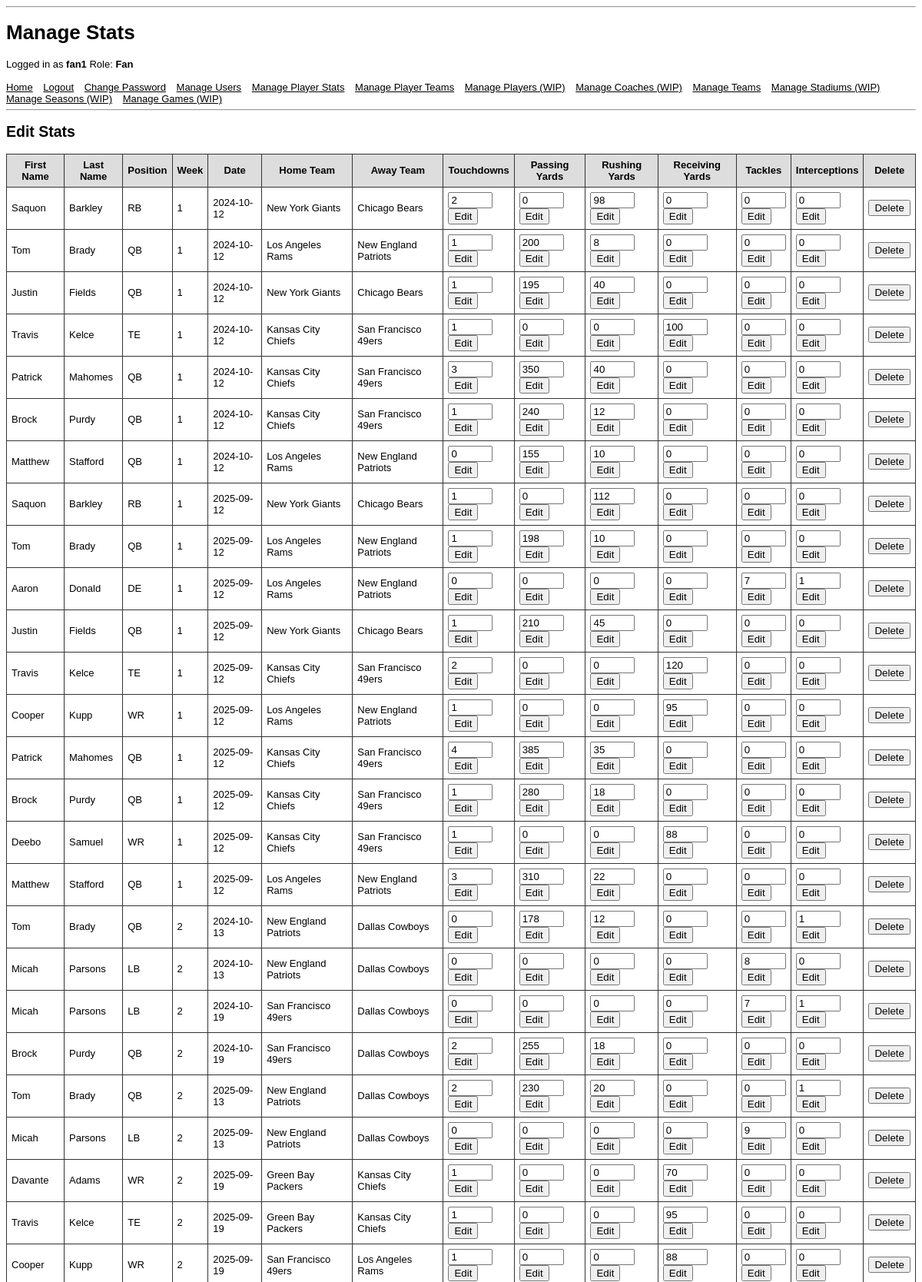
Screenshot of /manage_player_stats_page.php (signed in, upper part) with the database file from the repository.
### tables this page shows
CREATE TABLE Stat (
    stat_id         INT UNSIGNED PRIMARY KEY AUTO_INCREMENT,
    player_id       INT UNSIGNED NOT NULL,
    game_id         INT UNSIGNED NOT NULL,
    touchdowns      INT UNSIGNED DEFAULT 0,
    passing_yards   INT UNSIGNED DEFAULT 0,
    rushing_yards   INT UNSIGNED DEFAULT 0,
    receiving_yards INT UNSIGNED DEFAULT 0,
    tackles         INT UNSIGNED DEFAULT 0,
    interceptions   INT UNSIGNED DEFAULT 0,

    FOREIGN KEY (player_id)
        REFERENCES Player(player_id)
        ON DELETE CASCADE,

    FOREIGN KEY (game_id)
        REFERENCES Game(game_id)
        ON DELETE CASCADE,

    UNIQUE (player_id, game_id)
);

CREATE TABLE Player (
    player_id  INT UNSIGNED PRIMARY KEY AUTO_INCREMENT,
    user_id    INT UNSIGNED,
    first_name VARCHAR(100) NOT NULL,
    last_name  VARCHAR(100) NOT NULL,
    position   VARCHAR(5)   NOT NULL,
    status     VARCHAR(10)  NOT NULL,

    FOREIGN KEY (user_id)
        REFERENCES UserAccount(user_id)
        ON DELETE CASCADE
);

CREATE TABLE Game (
    game_id      INT UNSIGNED PRIMARY KEY AUTO_INCREMENT,
    season_id    INT UNSIGNED NOT NULL,
    home_team_id INT UNSIGNED NOT NULL,
    away_team_id INT UNSIGNED NOT NULL,
    stadium_id   INT UNSIGNED,
    week         INT UNSIGNED,
    date         DATE NOT NULL,
    home_score   INT UNSIGNED NOT NULL,
    away_score   INT UNSIGNED NOT NULL,

    FOREIGN KEY (season_id)
        REFERENCES Season(season_id)
        ON DELETE RESTRICT,

    FOREIGN KEY (home_team_id)
        REFERENCES Team(team_id)
        ON DELETE RESTRICT,

    FOREIGN KEY (away_team_id)
        REFERENCES Team(team_id)
        ON DELETE RESTRICT,

    FOREIGN KEY (stadium_id)
        REFERENCES Stadium(stadium_id)
        ON DELETE SET NULL,

    CHECK (home_team_id != away_team_id)
);

CREATE TABLE Team (
    team_id    INT UNSIGNED PRIMARY KEY AUTO_INCREMENT,
    stadium_id INT UNSIGNED,
    name       VARCHAR(100) NOT NULL,
    city       VARCHAR(100) NOT NULL,
    conference VARCHAR(3)   NOT NULL,    
    division   VARCHAR(5)   NOT NULL,    

    FOREIGN KEY (stadium_id)
        REFERENCES Stadium(stadium_id)
        ON DELETE SET NULL
);

### manage_player_stats_page.php (the view, shortened to what this page needs)
<?php
    require_once('StartSession.php');
    require_once('html_components.php');
    require_once('helpers.php');
    display_edit_stats();
    function display_edit_stats() {
        echo "<h2>Edit Stats</h2>";
        $query = "
            SELECT
                p.first_name,
                p.last_name,
                p.position,
                g.week,
                g.date,
                home.name AS home_team,
                away.name AS away_team,
                s.touchdowns,
                s.passing_yards,
                s.rushing_yards,
                s.receiving_yards,
                s.tackles,
                s.interceptions,
                s.stat_id
            FROM Stat s
            JOIN Game g
                ON s.game_id = g.game_id
            JOIN Player p
                ON s.player_id = p.player_id
            JOIN Team home
                ON g.home_team_id = home.team_id
            JOIN Team away
                ON g.away_team_id = away.team_id
            ORDER BY g.week, g.date, p.last_name ASC
        ";
        global $db;
        $result = query_with_perms($db, $query);
        echo "<table>";
        $headers = [
            'First Name', 'Last Name',
            'Position', 'Week', 'Date',
            'Home Team', 'Away Team', 'Touchdowns',
            'Passing Yards', 'Rushing Yards',
            'Receiving Yards',' Tackles',
            'Interceptions'
        ];
        echo "<tr>";
        foreach ($headers as $header) {
            echo "<th>$header</th>";
        }
        echo "<th>Delete</th>";
        echo "</tr>";
        while ($stat = $result->fetch_assoc()) {
            echo "<tr>";
            $fields = ['first_name', 'last_name', 'position', 'week', 'date', 'home_team', 'away_team'];
            foreach ($fields as $field) {
                $val = sanitize_str($stat[$field]);
                echo "<td>$val</td>";
            }
            $fields = ['touchdowns', 'passing_yards', 'rushing_yards', 'receiving_yards', 'tackles', 'interceptions'];
            $stat_id = intval($stat['stat_id']);
            foreach ($fields as $field) {
                $val = intval($stat[$field]);
                echo "<td>
                        <form method='post' action='edit_stat.php'>
                            <input type='hidden' name='edit_stat_id' value='$stat_id'>
                            <input type='hidden' name='edit_stat_field' value='$field'>
                            <input type='number' name='edit_stat_value' value='$val' min='0' style='width: 50px;'>
                            <br>
                            <input type='submit' value='Edit'>
                        </form>
                    </td>";
            }
            echo "<td>
                        <form method='post' action='delete_stat.php'>
                            <input type='hidden' name='delete_stat_id' value='$stat_id'>
                            <input type='submit' value='Delete'>
                        </form>
                    </td>";
        }
        echo "</table>";
    }
?>

### html_components.php (style rules this page uses)
body { font-family: Arial, Helvetica, sans-serif; font-size: 13px; }
li, td, th { font-family: Arial, Helvetica, sans-serif; font-size: 13px; }
table { border-collapse: collapse; margin-bottom: 20px; }
th { background: #ddd; }
th, td { padding: 6px; border: 1px solid #333; }

### rows the page displays
stat: player.first_name "Saquon", player.last_name "Barkley", player.position "RB", game.week "1", game.date "2024-10-12", team.name "New York Giants", team.name "Chicago Bears", edit_stat_value "2", edit_stat_value "0", edit_stat_value "98"
stat: player.first_name "Tom", player.last_name "Brady", player.position "QB", game.week "1", game.date "2024-10-12", team.name "Los Angeles Rams", team.name "New England Patriots", edit_stat_value "1", edit_stat_value "200", edit_stat_value "8", edit_stat_value "0"
stat: player.first_name "Justin", player.last_name "Fields", player.position "QB", game.week "1", game.date "2024-10-12", team.name "New York Giants", team.name "Chicago Bears", edit_stat_value "1", edit_stat_value "195", edit_stat_value "40", edit_stat_value "0"
stat: player.first_name "Travis", player.last_name "Kelce", player.position "TE", game.week "1", game.date "2024-10-12", team.name "Kansas City Chiefs", team.name "San Francisco 49ers", edit_stat_value "1", edit_stat_value "0", edit_stat_value "100"
stat: player.first_name "Patrick", player.last_name "Mahomes", player.position "QB", game.week "1", game.date "2024-10-12", team.name "Kansas City Chiefs", team.name "San Francisco 49ers", edit_stat_value "3", edit_stat_value "350", edit_stat_value "40", edit_stat_value "0"
stat: player.first_name "Brock", player.last_name "Purdy", player.position "QB", game.week "1", game.date "2024-10-12", team.name "Kansas City Chiefs", team.name "San Francisco 49ers", edit_stat_value "1", edit_stat_value "240", edit_stat_value "12", edit_stat_value "0"
stat: player.first_name "Matthew", player.last_name "Stafford", player.position "QB", game.week "1", game.date "2024-10-12", team.name "Los Angeles Rams", team.name "New England Patriots", edit_stat_value "0", edit_stat_value "155", edit_stat_value "10"
stat: player.first_name "Saquon", player.last_name "Barkley", player.position "RB", game.week "1", game.date "2025-09-12", team.name "New York Giants", team.name "Chicago Bears", edit_stat_value "1", edit_stat_value "0", edit_stat_value "112"
stat: player.first_name "Tom", player.last_name "Brady", player.position "QB", game.week "1", game.date "2025-09-12", team.name "Los Angeles Rams", team.name "New England Patriots", edit_stat_value "1", edit_stat_value "198", edit_stat_value "10", edit_stat_value "0"
stat: player.first_name "Aaron", player.last_name "Donald", player.position "DE", game.week "1", game.date "2025-09-12", team.name "Los Angeles Rams", team.name "New England Patriots", edit_stat_value "0", edit_stat_value "7", edit_stat_value "1"
stat: player.first_name "Justin", player.last_name "Fields", player.position "QB", game.week "1", game.date "2025-09-12", team.name "New York Giants", team.name "Chicago Bears", edit_stat_value "1", edit_stat_value "210", edit_stat_value "45", edit_stat_value "0"
stat: player.first_name "Travis", player.last_name "Kelce", player.position "TE", game.week "1", game.date "2025-09-12", team.name "Kansas City Chiefs", team.name "San Francisco 49ers", edit_stat_value "2", edit_stat_value "0", edit_stat_value "120"
stat: player.first_name "Cooper", player.last_name "Kupp", player.position "WR", game.week "1", game.date "2025-09-12", team.name "Los Angeles Rams", team.name "New England Patriots", edit_stat_value "1", edit_stat_value "0", edit_stat_value "95"
stat: player.first_name "Patrick", player.last_name "Mahomes", player.position "QB", game.week "1", game.date "2025-09-12", team.name "Kansas City Chiefs", team.name "San Francisco 49ers", edit_stat_value "4", edit_stat_value "385", edit_stat_value "35", edit_stat_value "0"
stat: player.first_name "Brock", player.last_name "Purdy", player.position "QB", game.week "1", game.date "2025-09-12", team.name "Kansas City Chiefs", team.name "San Francisco 49ers", edit_stat_value "1", edit_stat_value "280", edit_stat_value "18", edit_stat_value "0"
stat: player.first_name "Deebo", player.last_name "Samuel", player.position "WR", game.week "1", game.date "2025-09-12", team.name "Kansas City Chiefs", team.name "San Francisco 49ers", edit_stat_value "1", edit_stat_value "0", edit_stat_value "88"
stat: player.first_name "Matthew", player.last_name "Stafford", player.position "QB", game.week "1", game.date "2025-09-12", team.name "Los Angeles Rams", team.name "New England Patriots", edit_stat_value "3", edit_stat_value "310", edit_stat_value "22", edit_stat_value "0"
stat: player.first_name "Tom", player.last_name "Brady", player.position "QB", game.week "2", game.date "2024-10-13", team.name "New England Patriots", team.name "Dallas Cowboys", edit_stat_value "0", edit_stat_value "178", edit_stat_value "12", edit_stat_value "1"
stat: player.first_name "Micah", player.last_name "Parsons", player.position "LB", game.week "2", game.date "2024-10-13", team.name "New England Patriots", team.name "Dallas Cowboys", edit_stat_value "0", edit_stat_value "8"
stat: player.first_name "Micah", player.last_name "Parsons", player.position "LB", game.week "2", game.date "2024-10-19", team.name "San Francisco 49ers", team.name "Dallas Cowboys", edit_stat_value "0", edit_stat_value "7", edit_stat_value "1"
stat: player.first_name "Brock", player.last_name "Purdy", player.position "QB", game.week "2", game.date "2024-10-19", team.name "San Francisco 49ers", team.name "Dallas Cowboys", edit_stat_value "2", edit_stat_value "255", edit_stat_value "18", edit_stat_value "0"
stat: player.first_name "Tom", player.last_name "Brady", player.position "QB", game.week "2", game.date "2025-09-13", team.name "New England Patriots", team.name "Dallas Cowboys", edit_stat_value "2", edit_stat_value "230", edit_stat_value "20", edit_stat_value "0", edit_stat_value "1"
stat: player.first_name "Micah", player.last_name "Parsons", player.position "LB", game.week "2", game.date "2025-09-13", team.name "New England Patriots", team.name "Dallas Cowboys", edit_stat_value "0", edit_stat_value "9"
stat: player.first_name "Davante", player.last_name "Adams", player.position "WR", game.week "2", game.date "2025-09-19", team.name "Green Bay Packers", team.name "Kansas City Chiefs", edit_stat_value "1", edit_stat_value "0", edit_stat_value "70"
stat: player.first_name "Travis", player.last_name "Kelce", player.position "TE", game.week "2", game.date "2025-09-19", team.name "Green Bay Packers", team.name "Kansas City Chiefs", edit_stat_value "1", edit_stat_value "0", edit_stat_value "95"
stat: player.first_name "Cooper", player.last_name "Kupp", player.position "WR", game.week "2", game.date "2025-09-19", team.name "San Francisco 49ers", team.name "Los Angeles Rams", edit_stat_value "1", edit_stat_value "0", edit_stat_value "88"

### other values shown
$title "Manage Stats"
sanitize_str($_SESSION['UserName']) "fan1"
sanitize_str($_SESSION['UserRole']) "Fan"
$header "First Name"
$header "Last Name"
$header "Position"
$header "Week"
$header "Date"
$header "Home Team"
$header "Away Team"
$header "Touchdowns"
$header "Passing Yards"
$header "Rushing Yards"
$header "Receiving Yards"
$header "Tackles"
